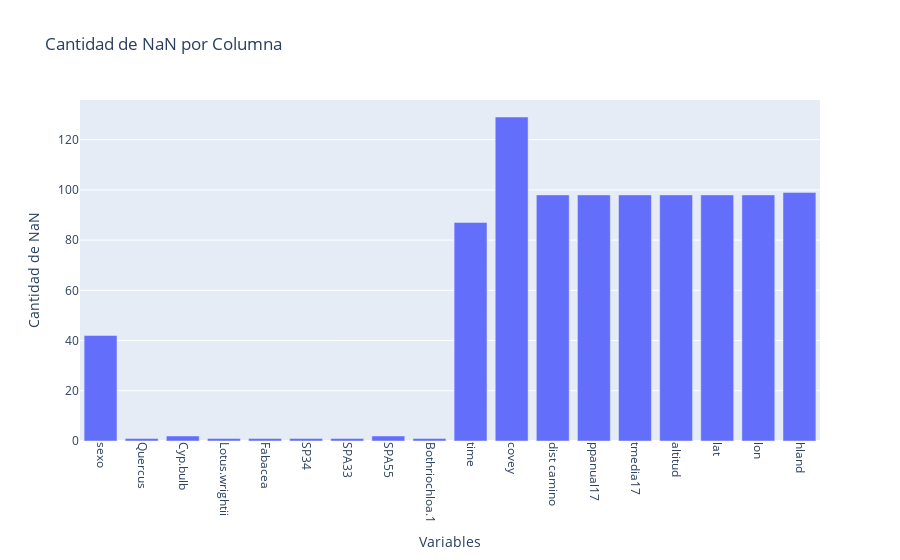

Source (notebook cell):
### Code cell
df['edad'].fillna('Desconocido', inplace=True)
columnas_con_nan = df.columns[df.isna().any()].tolist()
nan_por_columna = df[columnas_con_nan].isna().sum()

fig = px.bar(x=columnas_con_nan, y=nan_por_columna[columnas_con_nan],
             labels={'x': 'Variables', 'y': 'Cantidad de NaN'},
             title='Cantidad de NaN por Columna')

# Rotar las etiquetas en el eje x a vertical
fig.update_xaxes(tickangle=90)

# Mostrar el gráfico
fig.show()

### Figure 1 — Plotly figure (JSON) as saved in the notebook; plotly's stock layout.template omitted (floating-point values rounded to 4 significant figures)
{"data": [{"alignmentgroup": "True", "hovertemplate": "Variables=%{x}<br>Cantidad de NaN=%{y}<extra></extra>", "legendgroup": "", "marker": {"color": "#636efa", "pattern": {"shape": ""}}, "name": "", "offsetgroup": "", "orientation": "v", "showlegend": false, "textposition": "auto", "type": "bar", "x": ["sexo", "Quercus", "Cyp.bulb", "Lotus.wrightii", "Fabacea", "SP34", "SPA33", "SPA55", "Bothriochloa.1", "time", "covey", "dist camino", "ppanual17", "tmedia17", "altitud", "lat", "lon", "hland"], "xaxis": "x", "y": [42, 1, 2, 1, 1, 1, 1, 2, 1, 87, 129, 98, 98, 98, 98, 98, 98, 99], "yaxis": "y"}], "layout": {"barmode": "relative", "legend": {"tracegroupgap": 0}, "title": {"text": "Cantidad de NaN por Columna"}, "xaxis": {"anchor": "y", "domain": [0, 1], "tickangle": 90, "title": {"text": "Variables"}}, "yaxis": {"anchor": "x", "domain": [0, 1], "title": {"text": "Cantidad de NaN"}}}}
